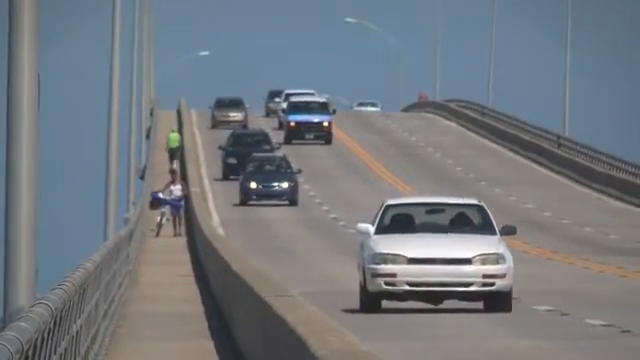
#> input picture frame 91 of slow_traffic.mp4, 640 x 360 px
$ python sample50_CAM_SHIFT_OBJECT_TRACKING.py
#> lines starting #> are read from the running program, lines starting #| are printed output that depends on the picture; after the words box and inside, x2 and y2 are one past the last pixel; in counts of white or black regions, pixels touching at a corner belong together
import cv2
import numpy as np

# Load the video file
cap = cv2.VideoCapture('slow_traffic.mp4')

# Read the first frame from the video
ret, frame = cap.read()
#> frame is the input picture: shape (360, 640, 3); mean B, G, R 127.1, 121, 115.4
if not ret or frame is None:
    print("Error loading video.")
    cap.release()
    exit()

# Get the frame dimensions
frame_height, frame_width = frame.shape[:2]
#> frame_height = 360; frame_width = 640

# Set initial tracking window (adjust as needed)
x, y, width, height = 300, 200, frame_width - 200, frame_height - 200
#> x = 300; y = 200; width = 440; height = 160
track_window = (x, y, width, height)
#> track_window = (300, 200, 440, 160)

# Set up Region of Interest (ROI) for tracking
roi = frame[y:y+height, x:x+width]
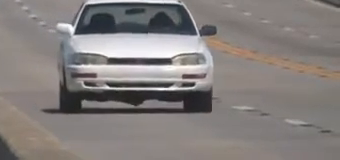
#> roi: shape (160, 340, 3); mean B, G, R 125.2, 127.1, 132.7
hsv_roi = cv2.cvtColor(roi, cv2.COLOR_BGR2HSV)
#> hsv_roi: shape (160, 340, 3); mean H, S, V 40.6, 21.4, 134.1

# Create a mask to filter out low-saturation and low-value pixels
mask = cv2.inRange(hsv_roi, np.array((0., 60., 32.)), np.array((180., 255., 255.)))
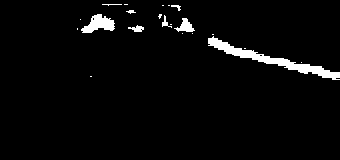
#> mask: shape (160, 340); 3.3% white; 21 white regions (13 under 20 px), largest, box (x1, y1, x2, y2) and area: (208, 36, 340, 80) 1088, (81, 14, 115, 33) 370, (174, 18, 195, 32) 148

# Calculate histogram of the ROI
roi_hist = cv2.calcHist([hsv_roi], [0], mask, [180], [0, 180])
#> roi_hist = 180 values, max 272 at index 14, min 0 at index 0, mean 10.1
cv2.normalize(roi_hist, roi_hist, 0, 255, cv2.NORM_MINMAX)

# Setup termination criteria: either 10 iterations or at least 1 point movement
term_crit = (cv2.TERM_CRITERIA_EPS | cv2.TERM_CRITERIA_COUNT, 10, 1)

# Start tracking loop
while cap.isOpened():
    ret, frame = cap.read()
    if not ret or frame is None:
        break

    # Convert current frame to HSV
    hsv = cv2.cvtColor(frame, cv2.COLOR_BGR2HSV)
#> hsv: shape (360, 640, 3); mean H, S, V 68.4, 41.5, 132.4

    # Calculate back projection using the histogram
    dst = cv2.calcBackProject([hsv], [0], roi_hist, [0, 180], 1)
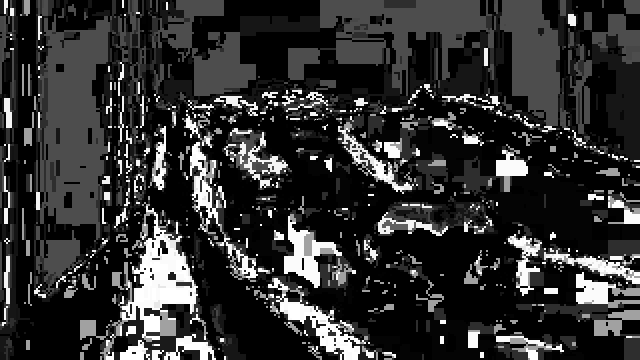
#> dst: shape (360, 640); min 0, max 255, mean 49.3

    # Apply CamShift to get the new location
    ret, track_window = cv2.CamShift(dst, track_window, term_crit)
#> ret = ((462, 280), (178.1, 479.3), 88.04); track_window = (284, 200, 356, 160)

    # Get rotated rectangle points & draw the tracking box
    pts = cv2.boxPoints(ret)
#> pts = [[219.5, 199.2], [698.4, 182.8], [704.5, 360.8], [225.6, 377.2]]
    pts = pts.astype(np.int32)  # ← fixed line
#> pts = [[219, 199], [698, 182], [704, 360], [225, 377]]
    final_image = cv2.polylines(frame, [pts], True, (255, 0, 0), 2)

    # Show the result
    cv2.imshow('Back Projection', dst)
    cv2.imshow('Tracking', final_image)

    # Exit on pressing 'q'
    if cv2.waitKey(1) & 0xFF == ord('q'):
#> (key q is pressed here)
        break

# Cleanup
cap.release()
cv2.destroyAllWindows()

$ run again, starting later in the video
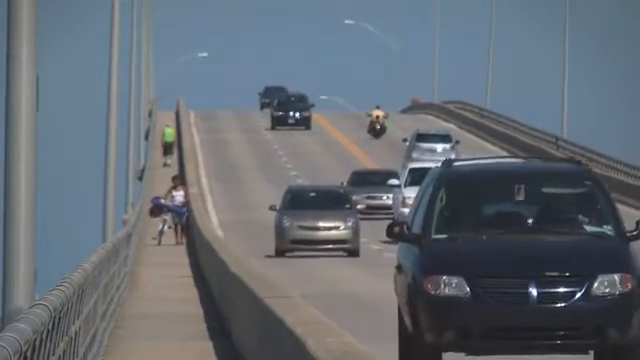
#> input picture frame 411 of slow_traffic.mp4, 640 x 360 px
#> frame is the input picture: shape (360, 640, 3); mean B, G, R 114.6, 106.3, 98.8
#> hsv_roi: shape (160, 340, 3); mean H, S, V 92.3, 41.7, 80.1
#> `mask = cv2.inRange(hsv_roi, np.array((0., 60., 32.)), np.array((180., ..`:
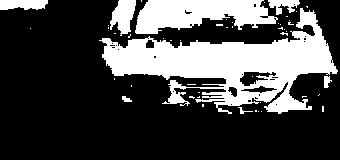
#> mask: shape (160, 340); 28.1% white; 49 white regions (41 under 20 px), largest, box (x1, y1, x2, y2) and area: (99, 8, 338, 114) 10469, (135, 0, 278, 34) 3250, (110, 0, 136, 36) 596
#> roi_hist = 180 values, max 3231 at index 114, min 0 at index 0, mean 84.91
#> hsv: shape (360, 640, 3); mean H, S, V 83.9, 47.7, 117.9
#> `dst = cv2.calcBackProject([hsv], [0], roi_hist, [0, 180], 1)`:
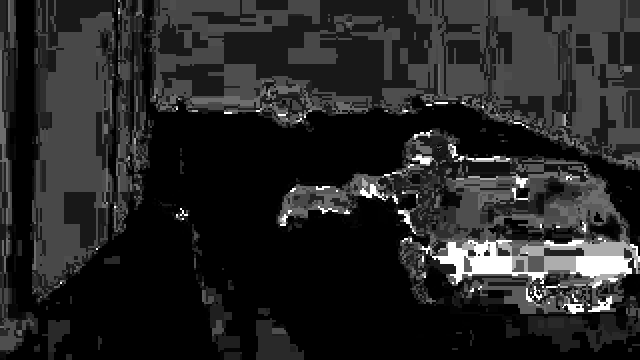
#> dst: shape (360, 640); min 0, max 255, mean 37.5
#> `ret, track_window = cv2.CamShift(dst, track_window, term_crit)`: ret = ((510, 237.5), (155.9, 330.3), 104.1); track_window = (380, 161, 260, 153)
#> `pts = cv2.boxPoints(ret)`: pts = [[368.8, 121.6], [689.2, 202.1], [651.2, 353.4], [330.8, 272.9]]
#> `pts = pts.astype(np.int32)`: pts = [[368, 121], [689, 202], [651, 353], [330, 272]]

$ run again, starting later in the video
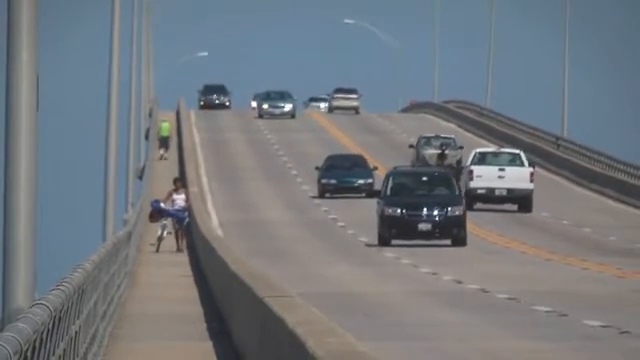
#> input picture frame 731 of slow_traffic.mp4, 640 x 360 px
#> frame is the input picture: shape (360, 640, 3); mean B, G, R 125.9, 120.1, 114.7
#> hsv_roi: shape (160, 340, 3); mean H, S, V 25, 23.1, 132
#> `mask = cv2.inRange(hsv_roi, np.array((0., 60., 32.)), np.array((180., ..`:
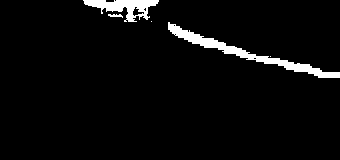
#> mask: shape (160, 340); 4.1% white; 5 white regions (2 under 20 px), largest, box (x1, y1, x2, y2) and area: (168, 22, 340, 78) 1391, (83, 0, 159, 22) 791, (108, 14, 123, 18) 36
#> roi_hist = 180 values, max 499 at index 12, min 0 at index 0, mean 12.33
#> hsv: shape (360, 640, 3); mean H, S, V 66.2, 41.6, 131.6
#> `dst = cv2.calcBackProject([hsv], [0], roi_hist, [0, 180], 1)`:
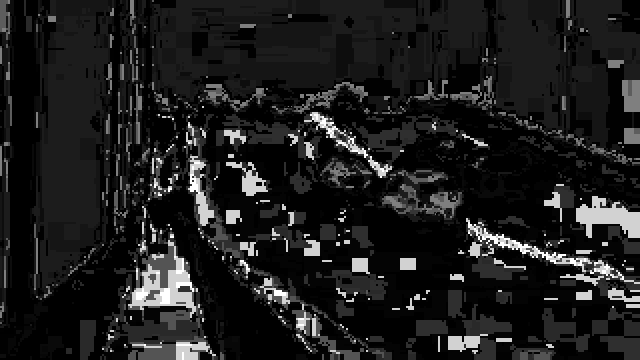
#> dst: shape (360, 640); min 0, max 255, mean 29.5
#> `ret, track_window = cv2.CamShift(dst, track_window, term_crit)`: ret = ((488, 246.5), (180.6, 440), 89.95); track_window = (336, 155, 304, 183)
#> `pts = cv2.boxPoints(ret)`: pts = [[267.9, 156.4], [707.9, 156], [708.1, 336.6], [268.1, 337]]
#> `pts = pts.astype(np.int32)`: pts = [[267, 156], [707, 156], [708, 336], [268, 336]]
